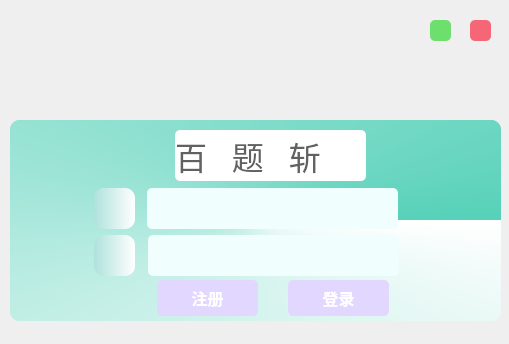
<?xml version="1.0" encoding="UTF-8"?>
<ui version="4.0">
 <class>Dialog</class>
 <widget class="QDialog" name="Dialog">
  <property name="geometry">
   <rect>
    <x>0</x>
    <y>0</y>
    <width>509</width>
    <height>344</height>
   </rect>
  </property>
  <property name="windowTitle">
   <string>Dialog</string>
  </property>
  <widget class="QStackedWidget" name="stackedWidget">
   <property name="geometry">
    <rect>
     <x>10</x>
     <y>10</y>
     <width>491</width>
     <height>311</height>
    </rect>
   </property>
   <property name="styleSheet">
    <string notr="true">border-radius:10px;</string>
   </property>
   <property name="currentIndex">
    <number>0</number>
   </property>
   <widget class="QWidget" name="page">
    <widget class="QWidget" name="widget" native="true">
     <property name="geometry">
      <rect>
       <x>0</x>
       <y>110</y>
       <width>491</width>
       <height>201</height>
      </rect>
     </property>
     <property name="styleSheet">
      <string notr="true">background-color: qconicalgradient(cx:0.5, cy:0.5, angle:0, stop:0 rgba(87, 209, 185, 255), stop:1 rgba(255, 255, 255, 255));
border-radius:10px;</string>
     </property>
     <widget class="QLabel" name="label_3">
      <property name="geometry">
       <rect>
        <x>0</x>
        <y>0</y>
        <width>491</width>
        <height>201</height>
       </rect>
      </property>
      <property name="styleSheet">
       <string notr="true">border-image: url(:/pc1/20200227172744.gif);</string>
      </property>
      <property name="text">
       <string/>
      </property>
     </widget>
     <widget class="QPushButton" name="pushButton_3">
      <property name="geometry">
       <rect>
        <x>147</x>
        <y>160</y>
        <width>101</width>
        <height>36</height>
       </rect>
      </property>
      <property name="font">
       <font>
        <family>Yu Gothic UI</family>
        <pointsize>12</pointsize>
        <weight>75</weight>
        <bold>true</bold>
       </font>
      </property>
      <property name="styleSheet">
       <string notr="true"> QPushButton {
      border:none;
	  border-radius:5px;
	color: rgb(255, 255, 255);
	  background-color: rgb(225, 215, 255);
  }

  QPushButton:pressed {

    background-color: rgb(115, 255, 120);
  }

  QPushButton:hover {
    background-color: rgb(182, 255, 155);
	
  }

</string>
      </property>
      <property name="text">
       <string>注册</string>
      </property>
     </widget>
     <widget class="QPushButton" name="pushButton">
      <property name="geometry">
       <rect>
        <x>278</x>
        <y>160</y>
        <width>101</width>
        <height>36</height>
       </rect>
      </property>
      <property name="font">
       <font>
        <family>Yu Gothic UI</family>
        <pointsize>12</pointsize>
        <weight>75</weight>
        <bold>true</bold>
       </font>
      </property>
      <property name="styleSheet">
       <string notr="true"> QPushButton {
      border:none;
	  border-radius:5px;
	color: rgb(255, 255, 255);
	  background-color: rgb(225, 215, 255);
  }

  QPushButton:pressed {

    background-color: rgb(115, 255, 120);
  }

  QPushButton:hover {
    background-color: rgb(182, 255, 155);
	
  }

</string>
      </property>
      <property name="text">
       <string>登录</string>
      </property>
     </widget>
     <widget class="QLabel" name="label_5">
      <property name="geometry">
       <rect>
        <x>165</x>
        <y>10</y>
        <width>191</width>
        <height>51</height>
       </rect>
      </property>
      <property name="font">
       <font>
        <family>华文行楷</family>
        <pointsize>24</pointsize>
       </font>
      </property>
      <property name="styleSheet">
       <string notr="true">background-color: rgb(255, 255, 255);
color: rgb(97, 97, 97);
border-radius:5px;</string>
      </property>
      <property name="text">
       <string>百   题   斩</string>
      </property>
     </widget>
     <widget class="QLineEdit" name="lineEdit_2">
      <property name="geometry">
       <rect>
        <x>138</x>
        <y>115</y>
        <width>251</width>
        <height>41</height>
       </rect>
      </property>
      <property name="font">
       <font>
        <family>微软雅黑</family>
        <pointsize>12</pointsize>
        <weight>75</weight>
        <bold>true</bold>
       </font>
      </property>
      <property name="styleSheet">
       <string notr="true">QLineEdit {
	border:none;
	border-radius:5px;
	background-color: rgb(240, 255, 254);
    
}</string>
      </property>
     </widget>
     <widget class="QLineEdit" name="lineEdit">
      <property name="geometry">
       <rect>
        <x>137</x>
        <y>68</y>
        <width>251</width>
        <height>41</height>
       </rect>
      </property>
      <property name="font">
       <font>
        <family>微软雅黑</family>
        <pointsize>12</pointsize>
        <weight>75</weight>
        <bold>true</bold>
        <underline>false</underline>
        <strikeout>false</strikeout>
       </font>
      </property>
      <property name="tabletTracking">
       <bool>false</bool>
      </property>
      <property name="contextMenuPolicy">
       <enum>Qt::DefaultContextMenu</enum>
      </property>
      <property name="styleSheet">
       <string notr="true">QLineEdit {
	color: rgb(154, 255, 147);
	border:none;
	border-radius:5px;
	background-color: rgb(240, 255, 254);
    padding:2px 4px
}</string>
      </property>
      <property name="text">
       <string/>
      </property>
     </widget>
     <widget class="QLabel" name="label_2">
      <property name="geometry">
       <rect>
        <x>84</x>
        <y>115</y>
        <width>41</width>
        <height>41</height>
       </rect>
      </property>
      <property name="styleSheet">
       <string notr="true">border-image: url(:/pc1/1211536.png);
background-color: qlineargradient(spread:reflect, x1:0, y1:0, x2:1, y2:0, stop:0 rgba(175, 226, 219, 255), stop:1 rgba(255, 255, 255, 255));
border-radius:10px;</string>
      </property>
      <property name="text">
       <string/>
      </property>
     </widget>
     <widget class="QLabel" name="label">
      <property name="geometry">
       <rect>
        <x>84</x>
        <y>68</y>
        <width>41</width>
        <height>41</height>
       </rect>
      </property>
      <property name="styleSheet">
       <string notr="true">border-image: url(:/pc1/1211510.png);
background-color: qlineargradient(spread:reflect, x1:0, y1:0, x2:1, y2:0, stop:0 rgba(175, 226, 219, 255), stop:1 rgba(255, 255, 255, 255));
border-radius:10px;</string>
      </property>
      <property name="text">
       <string/>
      </property>
     </widget>
    </widget>
    <widget class="QLabel" name="label_4">
     <property name="geometry">
      <rect>
       <x>0</x>
       <y>0</y>
       <width>491</width>
       <height>111</height>
      </rect>
     </property>
     <property name="styleSheet">
      <string notr="true">border-image: url(:/pc1/71ac313729d219d39c64405e0049dc1e.gif);
border-radius:10px;</string>
     </property>
     <property name="text">
      <string/>
     </property>
    </widget>
    <widget class="QPushButton" name="pushButton_6">
     <property name="geometry">
      <rect>
       <x>460</x>
       <y>10</y>
       <width>21</width>
       <height>21</height>
      </rect>
     </property>
     <property name="styleSheet">
      <string notr="true">QPushButton{background:#F76677;border-radius:5px;}QPushButton:hover{background:red;}</string>
     </property>
     <property name="text">
      <string/>
     </property>
    </widget>
    <widget class="QPushButton" name="pushButton_7">
     <property name="geometry">
      <rect>
       <x>420</x>
       <y>10</y>
       <width>21</width>
       <height>21</height>
      </rect>
     </property>
     <property name="styleSheet">
      <string notr="true">QPushButton{background:#6DDF6D;border-radius:5px;}QPushButton:hover{background:green;}</string>
     </property>
     <property name="text">
      <string/>
     </property>
    </widget>
   </widget>
   <widget class="QWidget" name="page_2">
    <widget class="QWidget" name="widget_2" native="true">
     <property name="geometry">
      <rect>
       <x>0</x>
       <y>0</y>
       <width>491</width>
       <height>311</height>
      </rect>
     </property>
     <property name="styleSheet">
      <string notr="true">background-image: url(:/pc1/123.jpg);</string>
     </property>
     <widget class="QLabel" name="label_6">
      <property name="geometry">
       <rect>
        <x>110</x>
        <y>10</y>
        <width>61</width>
        <height>41</height>
       </rect>
      </property>
      <property name="sizePolicy">
       <sizepolicy hsizetype="MinimumExpanding" vsizetype="Preferred">
        <horstretch>0</horstretch>
        <verstretch>0</verstretch>
       </sizepolicy>
      </property>
      <property name="font">
       <font>
        <family>方正舒体</family>
        <pointsize>12</pointsize>
        <weight>50</weight>
        <bold>false</bold>
        <stylestrategy>PreferAntialias</stylestrategy>
       </font>
      </property>
      <property name="focusPolicy">
       <enum>Qt::NoFocus</enum>
      </property>
      <property name="layoutDirection">
       <enum>Qt::LeftToRight</enum>
      </property>
      <property name="text">
       <string>用户名</string>
      </property>
      <property name="alignment">
       <set>Qt::AlignCenter</set>
      </property>
      <property name="wordWrap">
       <bool>false</bool>
      </property>
     </widget>
     <widget class="QLineEdit" name="lineEdit_3">
      <property name="geometry">
       <rect>
        <x>180</x>
        <y>10</y>
        <width>231</width>
        <height>41</height>
       </rect>
      </property>
      <property name="font">
       <font>
        <family>微软雅黑</family>
        <pointsize>12</pointsize>
       </font>
      </property>
      <property name="styleSheet">
       <string notr="true">color: rgb(115, 115, 115);</string>
      </property>
      <property name="text">
       <string/>
      </property>
     </widget>
     <widget class="QLabel" name="label_7">
      <property name="geometry">
       <rect>
        <x>110</x>
        <y>60</y>
        <width>61</width>
        <height>41</height>
       </rect>
      </property>
      <property name="sizePolicy">
       <sizepolicy hsizetype="MinimumExpanding" vsizetype="Preferred">
        <horstretch>0</horstretch>
        <verstretch>0</verstretch>
       </sizepolicy>
      </property>
      <property name="font">
       <font>
        <family>方正舒体</family>
        <pointsize>12</pointsize>
        <weight>50</weight>
        <bold>false</bold>
        <stylestrategy>PreferAntialias</stylestrategy>
       </font>
      </property>
      <property name="focusPolicy">
       <enum>Qt::NoFocus</enum>
      </property>
      <property name="layoutDirection">
       <enum>Qt::LeftToRight</enum>
      </property>
      <property name="text">
       <string>邮箱</string>
      </property>
      <property name="alignment">
       <set>Qt::AlignCenter</set>
      </property>
      <property name="wordWrap">
       <bool>false</bool>
      </property>
     </widget>
     <widget class="QLabel" name="label_8">
      <property name="geometry">
       <rect>
        <x>110</x>
        <y>210</y>
        <width>61</width>
        <height>41</height>
       </rect>
      </property>
      <property name="sizePolicy">
       <sizepolicy hsizetype="MinimumExpanding" vsizetype="Preferred">
        <horstretch>0</horstretch>
        <verstretch>0</verstretch>
       </sizepolicy>
      </property>
      <property name="font">
       <font>
        <family>方正舒体</family>
        <pointsize>12</pointsize>
        <weight>50</weight>
        <bold>false</bold>
        <stylestrategy>PreferAntialias</stylestrategy>
       </font>
      </property>
      <property name="focusPolicy">
       <enum>Qt::NoFocus</enum>
      </property>
      <property name="layoutDirection">
       <enum>Qt::LeftToRight</enum>
      </property>
      <property name="text">
       <string>密码</string>
      </property>
      <property name="alignment">
       <set>Qt::AlignCenter</set>
      </property>
      <property name="wordWrap">
       <bool>false</bool>
      </property>
     </widget>
     <widget class="QLabel" name="label_9">
      <property name="geometry">
       <rect>
        <x>110</x>
        <y>160</y>
        <width>61</width>
        <height>41</height>
       </rect>
      </property>
      <property name="sizePolicy">
       <sizepolicy hsizetype="MinimumExpanding" vsizetype="Preferred">
        <horstretch>0</horstretch>
        <verstretch>0</verstretch>
       </sizepolicy>
      </property>
      <property name="font">
       <font>
        <family>方正舒体</family>
        <pointsize>12</pointsize>
        <weight>50</weight>
        <bold>false</bold>
        <stylestrategy>PreferAntialias</stylestrategy>
       </font>
      </property>
      <property name="focusPolicy">
       <enum>Qt::NoFocus</enum>
      </property>
      <property name="layoutDirection">
       <enum>Qt::LeftToRight</enum>
      </property>
      <property name="text">
       <string>验证码</string>
      </property>
      <property name="alignment">
       <set>Qt::AlignCenter</set>
      </property>
      <property name="wordWrap">
       <bool>false</bool>
      </property>
     </widget>
     <widget class="QLineEdit" name="lineEdit_4">
      <property name="geometry">
       <rect>
        <x>180</x>
        <y>60</y>
        <width>231</width>
        <height>41</height>
       </rect>
      </property>
      <property name="font">
       <font>
        <family>微软雅黑</family>
        <pointsize>12</pointsize>
       </font>
      </property>
      <property name="styleSheet">
       <string notr="true">color: rgb(115, 115, 115);</string>
      </property>
     </widget>
     <widget class="QLineEdit" name="lineEdit_5">
      <property name="geometry">
       <rect>
        <x>180</x>
        <y>210</y>
        <width>231</width>
        <height>41</height>
       </rect>
      </property>
      <property name="font">
       <font>
        <family>微软雅黑</family>
        <pointsize>12</pointsize>
       </font>
      </property>
      <property name="styleSheet">
       <string notr="true">color: rgb(115, 115, 115);</string>
      </property>
     </widget>
     <widget class="QLineEdit" name="lineEdit_6">
      <property name="geometry">
       <rect>
        <x>180</x>
        <y>160</y>
        <width>91</width>
        <height>41</height>
       </rect>
      </property>
      <property name="font">
       <font>
        <family>微软雅黑</family>
        <pointsize>12</pointsize>
       </font>
      </property>
      <property name="styleSheet">
       <string notr="true">color: rgb(115, 115, 115);</string>
      </property>
     </widget>
     <widget class="QPushButton" name="pushButton_2">
      <property name="geometry">
       <rect>
        <x>200</x>
        <y>260</y>
        <width>111</width>
        <height>41</height>
       </rect>
      </property>
      <property name="font">
       <font>
        <family>方正舒体</family>
        <pointsize>12</pointsize>
       </font>
      </property>
      <property name="text">
       <string>注册</string>
      </property>
     </widget>
     <widget class="QPushButton" name="pushButton_4">
      <property name="geometry">
       <rect>
        <x>30</x>
        <y>20</y>
        <width>31</width>
        <height>31</height>
       </rect>
      </property>
      <property name="styleSheet">
       <string notr="true">border-image: url(:/pc1/1157313.gif);</string>
      </property>
      <property name="text">
       <string/>
      </property>
     </widget>
     <widget class="QLineEdit" name="lineEdit_7">
      <property name="geometry">
       <rect>
        <x>180</x>
        <y>110</y>
        <width>231</width>
        <height>41</height>
       </rect>
      </property>
      <property name="font">
       <font>
        <family>微软雅黑</family>
        <pointsize>12</pointsize>
       </font>
      </property>
      <property name="styleSheet">
       <string notr="true">color: rgb(115, 115, 115);</string>
      </property>
     </widget>
     <widget class="QLabel" name="label_10">
      <property name="geometry">
       <rect>
        <x>110</x>
        <y>110</y>
        <width>61</width>
        <height>41</height>
       </rect>
      </property>
      <property name="sizePolicy">
       <sizepolicy hsizetype="MinimumExpanding" vsizetype="Preferred">
        <horstretch>0</horstretch>
        <verstretch>0</verstretch>
       </sizepolicy>
      </property>
      <property name="font">
       <font>
        <family>方正舒体</family>
        <pointsize>12</pointsize>
        <weight>50</weight>
        <bold>false</bold>
        <stylestrategy>PreferAntialias</stylestrategy>
       </font>
      </property>
      <property name="focusPolicy">
       <enum>Qt::NoFocus</enum>
      </property>
      <property name="layoutDirection">
       <enum>Qt::LeftToRight</enum>
      </property>
      <property name="text">
       <string>手机号</string>
      </property>
      <property name="alignment">
       <set>Qt::AlignCenter</set>
      </property>
      <property name="wordWrap">
       <bool>false</bool>
      </property>
     </widget>
     <widget class="QLabel" name="label_11">
      <property name="geometry">
       <rect>
        <x>420</x>
        <y>20</y>
        <width>19</width>
        <height>19</height>
       </rect>
      </property>
      <property name="styleSheet">
       <string notr="true">border-radius:8px;</string>
      </property>
      <property name="text">
       <string/>
      </property>
     </widget>
     <widget class="QLabel" name="label_13">
      <property name="geometry">
       <rect>
        <x>420</x>
        <y>120</y>
        <width>19</width>
        <height>19</height>
       </rect>
      </property>
      <property name="styleSheet">
       <string notr="true">border-radius:8px;</string>
      </property>
      <property name="text">
       <string/>
      </property>
     </widget>
     <widget class="QPushButton" name="pushButton_5">
      <property name="geometry">
       <rect>
        <x>280</x>
        <y>160</y>
        <width>61</width>
        <height>41</height>
       </rect>
      </property>
      <property name="font">
       <font>
        <family>方正舒体</family>
        <pointsize>12</pointsize>
       </font>
      </property>
      <property name="text">
       <string>发送</string>
      </property>
     </widget>
     <widget class="QLabel" name="label_15">
      <property name="geometry">
       <rect>
        <x>420</x>
        <y>70</y>
        <width>19</width>
        <height>19</height>
       </rect>
      </property>
      <property name="styleSheet">
       <string notr="true">border-radius:8px;</string>
      </property>
      <property name="text">
       <string/>
      </property>
     </widget>
     <widget class="QLabel" name="label_17">
      <property name="geometry">
       <rect>
        <x>420</x>
        <y>220</y>
        <width>19</width>
        <height>19</height>
       </rect>
      </property>
      <property name="styleSheet">
       <string notr="true">border-radius:8px;</string>
      </property>
      <property name="text">
       <string/>
      </property>
     </widget>
    </widget>
   </widget>
  </widget>
 </widget>
 <resources>
  <include location="res/title.qrc"/>
 </resources>
 <connections/>
</ui>
